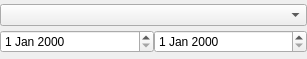
<?xml version="1.0" encoding="UTF-8"?>
<ui version="4.0">
 <class>DateRangeWidget</class>
 <widget class="QWidget" name="DateRangeWidget">
  <property name="geometry">
   <rect>
    <x>0</x>
    <y>0</y>
    <width>307</width>
    <height>59</height>
   </rect>
  </property>
  <property name="windowTitle">
   <string>Form</string>
  </property>
  <layout class="QVBoxLayout" name="verticalLayout">
   <property name="spacing">
    <number>0</number>
   </property>
   <property name="leftMargin">
    <number>0</number>
   </property>
   <property name="topMargin">
    <number>0</number>
   </property>
   <property name="rightMargin">
    <number>0</number>
   </property>
   <property name="bottomMargin">
    <number>0</number>
   </property>
   <item>
    <widget class="QComboBox" name="combo"/>
   </item>
   <item>
    <layout class="QHBoxLayout" name="horizontalLayout">
     <item>
      <widget class="QDateEdit" name="date1"/>
     </item>
     <item>
      <widget class="QDateEdit" name="date2"/>
     </item>
    </layout>
   </item>
  </layout>
 </widget>
 <resources/>
 <connections/>
</ui>
